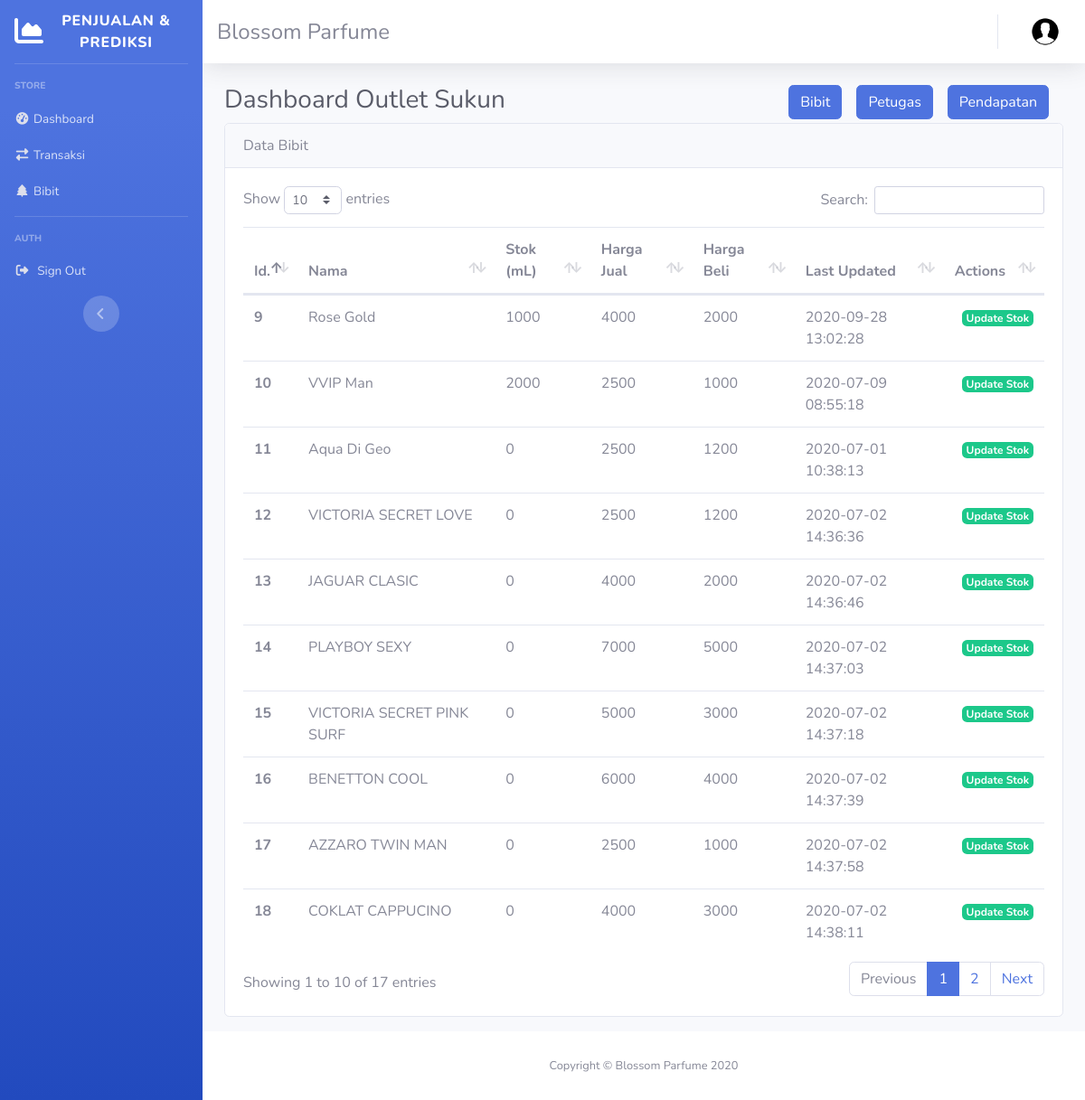
Page /admin/outlet/7 on the committed database.
### tables this page shows
CREATE TABLE `bibit` (
  `id_bibit` int(12) NOT NULL,
  `kode_bibit` varchar(12) NOT NULL,
  `nama_bibit` varchar(128) NOT NULL,
  `Stok_bibit` int(4) NOT NULL,
  `harga_jual` int(5) NOT NULL,
  `harga_beli` int(5) NOT NULL,
  `date_update_bibit` datetime NOT NULL
);

CREATE TABLE `bibit_outlet` (
  `id` int(11) NOT NULL,
  `id_bibit` int(11) NOT NULL,
  `id_outlet` int(11) NOT NULL,
  `stok` int(11) NOT NULL,
  `last_update` datetime NOT NULL
);

### application/controllers/Admin.php (called while the page is built, shortened)
<?php
class Admin extends CI_Controller
{
	public function __construct()
	{
		$this->load->library('form_validation');
		$this->load->library('session');
		$this->load->model('Bibit_model');
		$this->load->model('Outlet_model');
		$this->load->model('Prediksi_model');
		$this->load->model('Transaksi_model');
		$this->load->model('User_model');
	}
	public function Outlet($id)
	{
		$thisMonth = date('m');
		$thisYear = date('Y');
		$data['outlet'] = $this->Outlet_model->getAllOutlet();
		$data['detail_outlet'] = $this->Outlet_model->getOutletById($id);
		$data['bibit_outlet'] = $this->Outlet_model->getOutletBibit($id);
		$data['title'] = "Dashboard Outlet " . $data['detail_outlet']['alamat_outlet'];
		$data['bibit'] = $this->Bibit_model->getAllBibit();
		$data['pegawai'] = $this->User_model->getPegawaiByOutlet($id);
		$data['transaksiHarian'] = $this->Transaksi_model->getTransaksiHarian($thisMonth, $thisYear, $id);
      	$data['transaksiBulanan'] = $this->Transaksi_model->getTransaksiBulanan($thisYear, $id);
      	$data['transaksiTahunan'] = $this->Transaksi_model->getTransaksiTahunan($id);
		$data['user'] = $_SESSION['user'];
		$this->load->view('templates/header', $data);
		$this->load->view('templates/sidebar', $data);
		$this->load->view('templates/topbar', $data);
		$this->load->view('outlet/details', $data);
		$this->load->view('templates/footer');
	}
}
?>

### index.php (called while the page is built, shortened)
<?php
require_once BASEPATH.'core/CodeIgniter.php';

### application/models/Outlet_model.php (called while the page is built, shortened)
<?php
	class Outlet_model extends CI_Model
	{
		public function getOutletById($id)
		{
			return $this->db->get_where('outlet' , ['id_outlet' => $id])->row_array();
		}
		public function getOutletBibit($id)
		{
			return $this->db->get_where('bibit_outlet' , ['id_outlet' => $id])->result_array();
		}
	}
?>

### application/models/Bibit_model.php (called while the page is built, shortened)
<?php
	class Bibit_model extends CI_Model
	{
		public function getAllBibit()
		{
			return $query = $this->db->get('bibit')->result_array();
		}
	}
?>

### application/views/outlet/details.php (the view, shortened to what this page needs)
    <div class="container-fluid">
      <div class="row mt-3">
        <div class="col text-left">
          <h1 class="h3 text-gray-800">
            <?=$title;?>
            <span class="float-right">
              <div class="row">
                <div class="col">
                  <ul class="nav" role="tablist">
                    <li role="presentation">
                        <a href="#bibit" class="mr-3 btn btn-primary" role="tab" data-toggle="tab"> Bibit </a>
                    </li>
                    <li class="active" role="presentation">
                        <a href="#petugas" class="mr-3 btn btn-primary" role="tab" data-toggle="tab"> Petugas </a>
                    </li>
                    <li role="presentation">
                        <a href="#pendapatan" class="btn btn-primary mr-3 pendapatan_outlet" role="tab" data-toggle="tab" data-outlet="<?=$detail_outlet['id_outlet']; ?>"> Pendapatan </a>
                    </li>
                  </ul>
                </div>
              </div>
            </span>
          </h1>
        </div>
      </div>
      <div class="tab-content">
        <div class="tab-pane active" id="bibit">
          <div class="row mb-3">
            <div class="col">
              <div class="card">
                <div class="card-header">
                  Data Bibit
                </div>
                <div class="card-body">
                  <table class="table table-hover" id="dataTable">
                    <thead>
                      <tr>
                        <th scope="col">Id.</th>
                        <th scope="col">Nama</th>
                        <th scope="col">Stok (mL)</th>
                        <th scope="col">Harga Jual</th>
                        <th scope="col">Harga Beli</th>
                        <th scope="col">Last Updated</th>
                        <th scope="col">Actions</th>
                      </tr>
                    </thead>
                    <tbody>
                          <?php foreach ($bibit_outlet as $bo) : ?>
                            <?php foreach ($bibit as $b) : ?>
                            <?php if($b['id_bibit'] == $bo['id_bibit']): ?>
                            <tr>
                              <th scope="row"><?=$b['id_bibit']; ?></th>
                              <td><?php echo $b['nama_bibit']; ?></td>
                              <td><?php echo $bo['stok']; ?></td>
                              <td><?php echo $b['harga_jual']; ?></td>
                              <td><?php echo $b['harga_beli']; ?></td>
                              <td><?php echo $b['date_update_bibit']; ?></td>
                              <td>
                                <a href="<?= base_url('outlet/updatebo/'.$bo['id_outlet'] . '/'. $b['id_bibit']); ?>" class="badge badge-success float up_bibit ml-2" data-id="<?php echo $b['id_bibit']; ?>">Update Stok</a>
                            </td>
                            </tr>
                          <?php endif; ?>
                      <?php endforeach; ?>
                      <?php endforeach; ?>
                    </tbody>
                  </table>
                </div>
              </div>
            </div>
          </div>
        </div>
      </div>
  </div>
</div>

### rows in the picture
bibit_outlet: stok "1000"
bibit: id_bibit "9", nama_bibit "Rose Gold", harga_jual "4000", harga_beli "2000", date_update_bibit "2020-09-28 13:02:28"
bibit_outlet: stok "2000"
bibit: id_bibit "10", nama_bibit "VVIP Man", harga_jual "2500", harga_beli "1000", date_update_bibit "2020-07-09 08:55:18"
bibit_outlet: stok "0"
bibit: id_bibit "11", nama_bibit "Aqua Di Geo", harga_jual "2500", harga_beli "1200", date_update_bibit "2020-07-01 10:38:13"
bibit_outlet: stok "0"
bibit: id_bibit "12", nama_bibit "VICTORIA SECRET LOVE", harga_jual "2500", harga_beli "1200", date_update_bibit "2020-07-02 14:36:36"
bibit_outlet: stok "0"
bibit: id_bibit "13", nama_bibit "JAGUAR CLASIC", harga_jual "4000", harga_beli "2000", date_update_bibit "2020-07-02 14:36:46"
bibit_outlet: stok "0"
bibit: id_bibit "14", nama_bibit "PLAYBOY SEXY", harga_jual "7000", harga_beli "5000", date_update_bibit "2020-07-02 14:37:03"
bibit_outlet: stok "0"
bibit: id_bibit "15", nama_bibit "VICTORIA SECRET PINK SURF", harga_jual "5000", harga_beli "3000", date_update_bibit "2020-07-02 14:37:18"
bibit_outlet: stok "0"
bibit: id_bibit "16", nama_bibit "BENETTON COOL", harga_jual "6000", harga_beli "4000", date_update_bibit "2020-07-02 14:37:39"
bibit_outlet: stok "0"
bibit: id_bibit "17", nama_bibit "AZZARO TWIN MAN", harga_jual "2500", harga_beli "1000", date_update_bibit "2020-07-02 14:37:58"
bibit_outlet: stok "0"
bibit: id_bibit "18", nama_bibit "COKLAT CAPPUCINO", harga_jual "4000", harga_beli "3000", date_update_bibit "2020-07-02 14:38:11"

### other values in the picture
$title "Dashboard Outlet Sukun"
